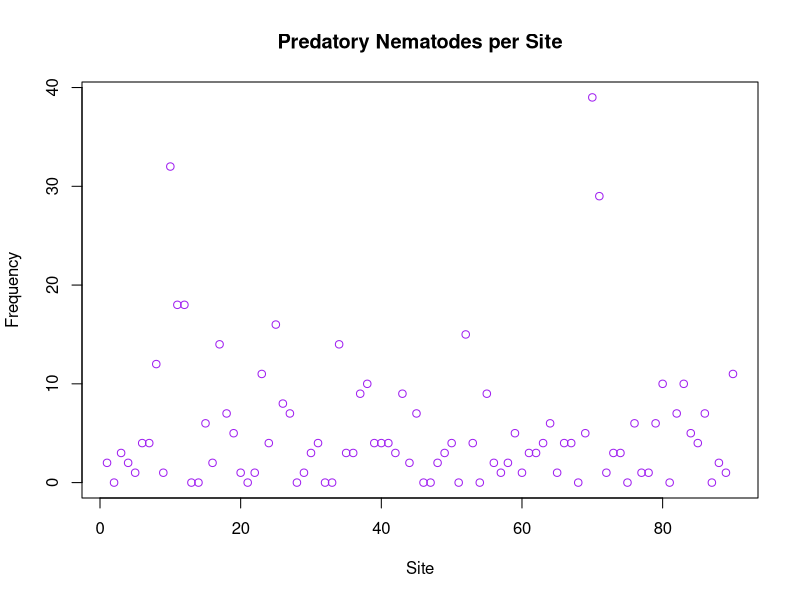

Reproduce this figure in R.
nematode <- read.csv("nematode.csv")

Predatory <- nematode$Predatory

Site <- nematode$Site

plot(nematode$Predatory, 
     breaks = 15,
     col = "purple", 
     xlab = "Site",
     ylab = "Frequency",
     main = "Predatory Nematodes per Site")
